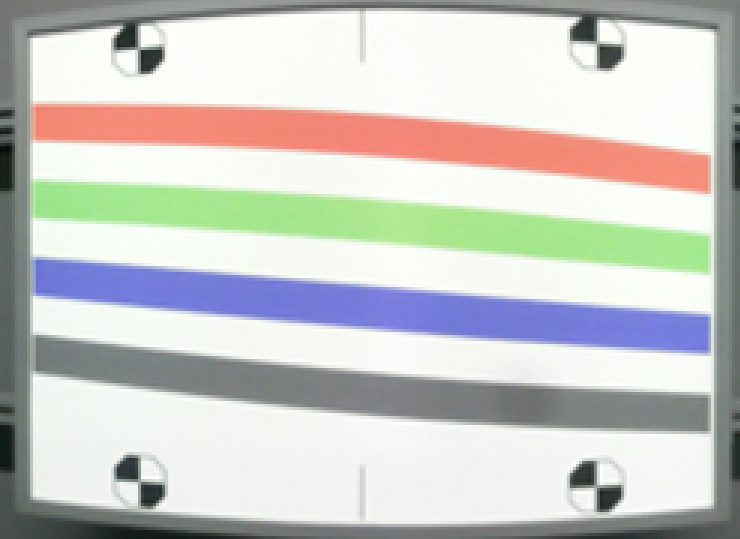
#> input picture assets/test_image.png, 740 x 539 px
$ python main.py
#> lines starting #> are read from the running program, lines starting #| are printed output that depends on the picture
### utils.py
import cv2

def load_image():
    path = "assets/test_image.png"
    image = cv2.imread(path)
#> image is the input picture: shape (539, 740, 3); mean B, G, R 197.4, 201.9, 200.8
    return image

# [4 lines left out: function show_image, not called in this run]

def save_image(image, name):
    path = "assets/output/"
    cv2.imwrite(path + name + ".jpg", image)

### marker_processor.py
import cv2
import numpy as np

# [46 lines left out: functions visualize_center, find_center_by_hough_lines, not called in this run]

def extract_target_manually(image):
    print("=== select target region ===")
    print("Please drag to select a target region")


    display_image = cv2.cvtColor(image.copy(), cv2.COLOR_GRAY2BGR)

    try:
        print("Info: drag to select target region → Space/Enter confirm → ESC cancel")
        roi = cv2.selectROI("select target region", display_image, False, False)
        cv2.destroyAllWindows()

        x, y, w, h = roi

        if w > 0 and h > 0:
            target_region = image[y:y+h, x:x+w]
            cv2.imwrite('assets/output/extracted_target.png', target_region)
            print(f"✓ extracted target: position({x},{y}), size({w}x{h})")
            print("✓ saved to assets/output/extracted_target.png")
            return target_region
        else:
            print("⚠ invalid region")
            return None
    except Exception as e:
        print(f"⚠ failed to select target region: {e}")
        return None


# [16 lines left out: function detect_correction_points, not called in this run]


def find_octagon_pattern_matching(image):
    print("=== pattern matching ===")

    target = extract_target_manually(image)
    if target is None:
        print("⚠ failed to get target template, cannot perform matching")
        return []

    h, w = target.shape

    if h > image.shape[0] or w > image.shape[1]:
        print("⚠ template size is too large, cannot perform matching")
        return []

    result = cv2.matchTemplate(image, target, cv2.TM_CCOEFF_NORMED)
    min_val, max_val, min_loc, max_loc = cv2.minMaxLoc(result)


    if max_val < 0.3:
        threshold = max_val * 0.8
        print(f"best matching score is too low, adjust threshold to: {threshold:.3f}")
    elif max_val < 0.6:
        threshold = 0.4
        print(f"use medium threshold: {threshold:.3f}")
    else:
        threshold = 0.6
        print(f"use standard threshold: {threshold:.3f}")

    locations = np.where(result >= threshold)

    print(f"found {len(locations[0])} matching positions")

    all_matches = []
    min_distance = min(w, h) // 2

    for y_pos, x_pos in zip(locations[0], locations[1]):
        match_score = result[y_pos, x_pos]
        all_matches.append((x_pos, y_pos, match_score))

    all_matches.sort(key=lambda x: x[2], reverse=True)

    filtered_matches = []

    for x_pos, y_pos, match_score in all_matches:
        is_duplicate = False
        for existing_x, existing_y, _ in filtered_matches:
            distance = np.sqrt((x_pos - existing_x)**2 + (y_pos - existing_y)**2)
            if distance < min_distance:
                is_duplicate = True
                break
        if not is_duplicate:
            filtered_matches.append((x_pos, y_pos, match_score))

    print(f"found {len(filtered_matches)} valid matches")

    result_image = cv2.cvtColor(image.copy(), cv2.COLOR_GRAY2BGR)
    all_corners = []
    center_of_octagon = []
    for i, (x, y, score) in enumerate(filtered_matches):
        print(f"match {i+1}: position({x},{y}), score: {score:.3f}")

        corners = [
            (x, y),           # top left
            (x + w, y),       # top right
            (x + w, y + h),   # bottom right
            (x, y + h)        # bottom left
        ]
        all_corners.extend(corners)

        cv2.rectangle(result_image, (x, y), (x + w, y + h), (0, 255, 0), 2)
        cv2.putText(result_image, f'Match{i+1}: {score:.2f}',
                   (x, y-10), cv2.FONT_HERSHEY_SIMPLEX, 0.5, (0, 255, 0), 1)

        for j, (cx, cy) in enumerate(corners):
            cv2.circle(result_image, (cx, cy), 5, (0, 0, 255), -1)
            cv2.putText(result_image, f'P{j+1}',
                       (cx + 5, cy - 5), cv2.FONT_HERSHEY_SIMPLEX, 0.3, (255, 0, 0), 1)

        roi = image[y:y+h, x:x+w]
        center, result = find_center_by_hough_lines(roi)
        print(f"center: {center}")

        if center:
            center_of_octagon.append((x+center[0], y+center[1]))
            cv2.circle(result_image, (x+center[0], y+center[1]), 5, (0, 0, 255), -1)
            cv2.putText(result_image, f'O{i+1}',
                        (x+center[0]+5, y+center[1]-5), cv2.FONT_HERSHEY_SIMPLEX, 0.3, (255, 0, 0), 1)
        else:
            print("⚠ failed to find center")
            #find  matching pattern 的中心
            center = (w // 2, h // 2)
            center_of_octagon.append((x+center[0], y+center[1]))
            cv2.circle(result_image, (x+center[0], y+center[1]), 5, (0, 0, 255), -1)
            cv2.putText(result_image, f'O{i+1}',
                        (x+center[0]+5, y+center[1]-5), cv2.FONT_HERSHEY_SIMPLEX, 0.3, (255, 0, 0), 1)

    if len(filtered_matches) < 4:
        print("⚠ found less than 4 corners, cannot perform calibration")
        return []

    cv2.imwrite('assets/output/pattern_matching_result.png', result_image)
    print(f"✓ pattern matching completed, found {len(all_corners)} corners")
    print("✓ result saved to assets/output/pattern_matching_result.png")

    return center_of_octagon

def find_marker(image):
    return find_octagon_pattern_matching(image)

### main.py
from utils import load_image
from marker_processor import find_marker
from image_processor import find_contours_of_color_bar, get_color_bar_mask, get_seperated_color_bar_rgb, get_seperated_edges
import cv2

def main():
    image = load_image()

    gray_image = cv2.cvtColor(image, cv2.COLOR_BGR2GRAY)
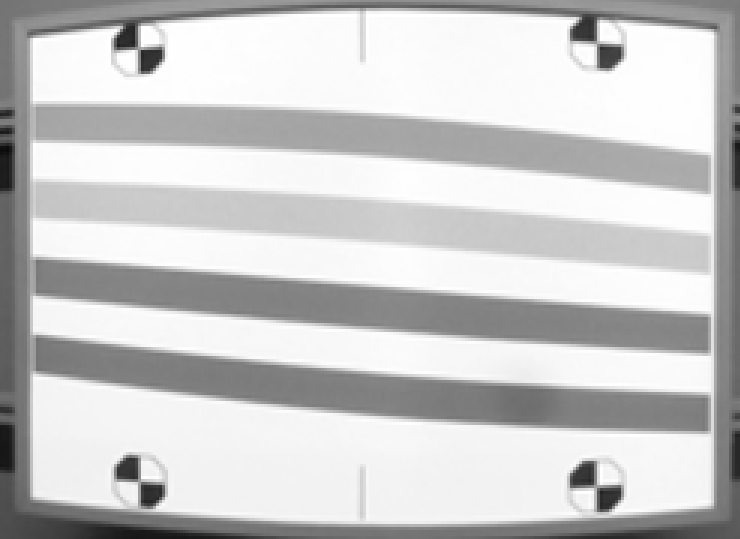
#> gray_image: shape (539, 740); min 11, max 255, mean 201.1

    center_of_marker = find_marker(gray_image)
    # TODO: 根據 4 個點，畫出一個矩形 然後成為新的 ROI
    sorted_center_of_marker = sorted(center_of_marker, key=lambda x: x[0])
    left_top = (sorted_center_of_marker[0][0], sorted_center_of_marker[0][1])
    right_bottom = (sorted_center_of_marker[3][0], sorted_center_of_marker[3][1])

    roi = image[left_top[1]:right_bottom[1], left_top[0]:right_bottom[0]]
    roi_gray = cv2.cvtColor(roi, cv2.COLOR_BGR2GRAY)

    find_contours_of_color_bar(roi_gray)
    masks = get_color_bar_mask(roi)
    get_seperated_color_bar_rgb(roi, masks)
    get_seperated_edges(roi_gray,masks)

    #TODO : 計算色差

    #TODO : 計算亮度差

    #TODO : 計算 edge

if __name__ == "__main__":
#> (the run stopped early here; a loop or call above may not have finished)

$ run again, with assets/image.png copied over assets/test_image.png
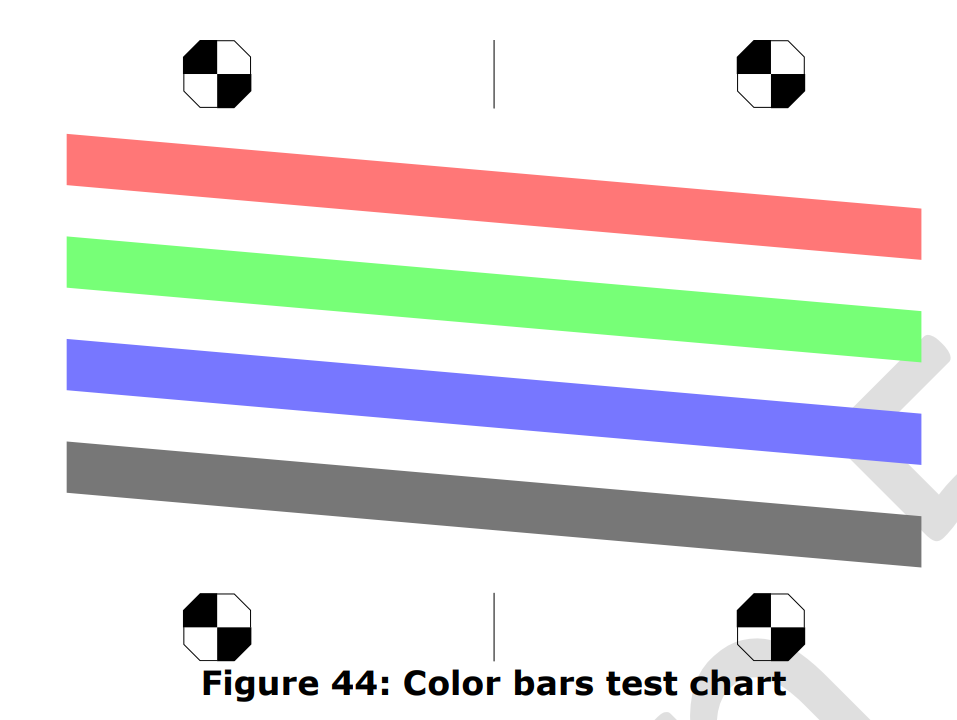
#> input picture assets/image.png, 957 x 720 px
#> in load_image, image is the input picture: shape (720, 957, 3); mean B, G, R 223, 223, 223
#> in main, `gray_image = cv2.cvtColor(image, cv2.COLOR_BGR2GRAY)`:
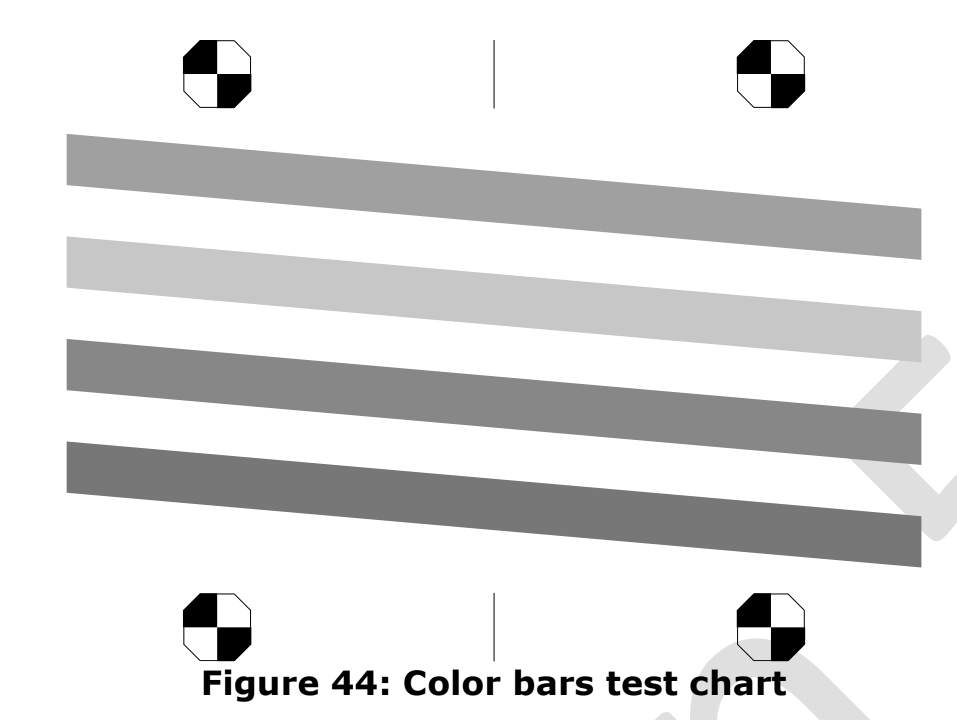
#> gray_image: shape (720, 957); min 0, max 255, mean 223.1
